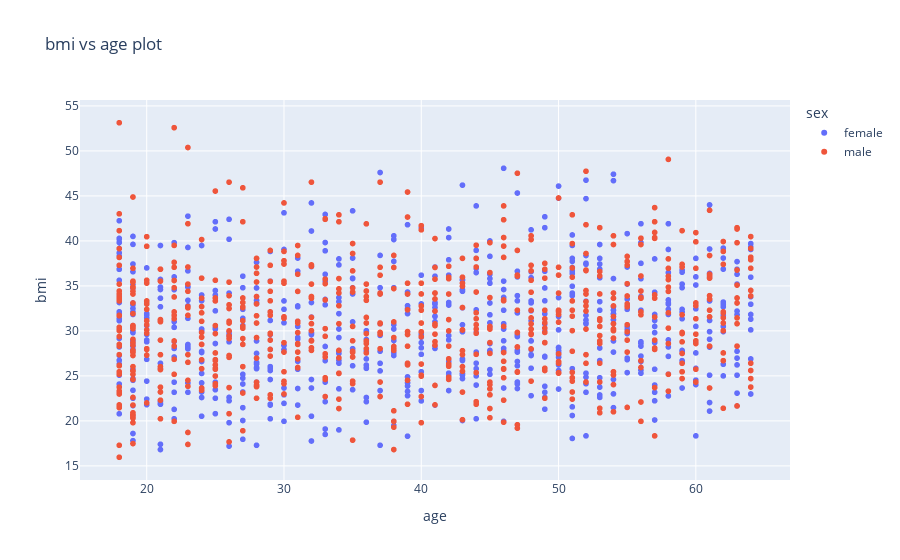

Here is the notebook cell this chart was saved with:
### Code cell
#now we are generating bmi vs age using scatter plot
fig=px.scatter(df,x='age',y='bmi',title='bmi vs age plot',color='sex')
fig.show()

### Figure 1 — Plotly figure (JSON) as saved in the notebook; plotly's stock layout.template omitted (floating-point values rounded to 4 significant figures; data arrays with more than 128 entries replaced by an {"elided": "..."} marker saying what was removed)
{"data": [{"hovertemplate": "sex=female<br>age=%{x}<br>bmi=%{y}<extra></extra>", "legendgroup": "female", "marker": {"color": "#636efa", "symbol": "circle"}, "mode": "markers", "name": "female", "showlegend": true, "type": "scattergl", "x": {"elided": "662 int values"}, "xaxis": "x", "y": {"elided": "662 float values"}, "yaxis": "y"}, {"hovertemplate": "sex=male<br>age=%{x}<br>bmi=%{y}<extra></extra>", "legendgroup": "male", "marker": {"color": "#EF553B", "symbol": "circle"}, "mode": "markers", "name": "male", "showlegend": true, "type": "scattergl", "x": {"elided": "676 int values"}, "xaxis": "x", "y": {"elided": "676 float values"}, "yaxis": "y"}], "layout": {"legend": {"title": {"text": "sex"}, "tracegroupgap": 0}, "title": {"text": "bmi vs age plot"}, "xaxis": {"anchor": "y", "domain": [0, 1], "title": {"text": "age"}}, "yaxis": {"anchor": "x", "domain": [0, 1], "title": {"text": "bmi"}}}}
